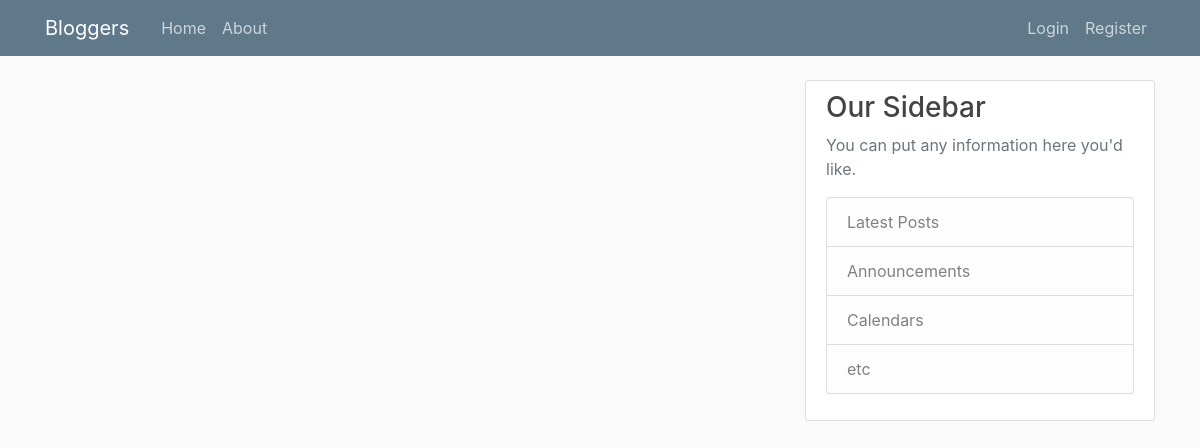
Page /home on the earlier database version.
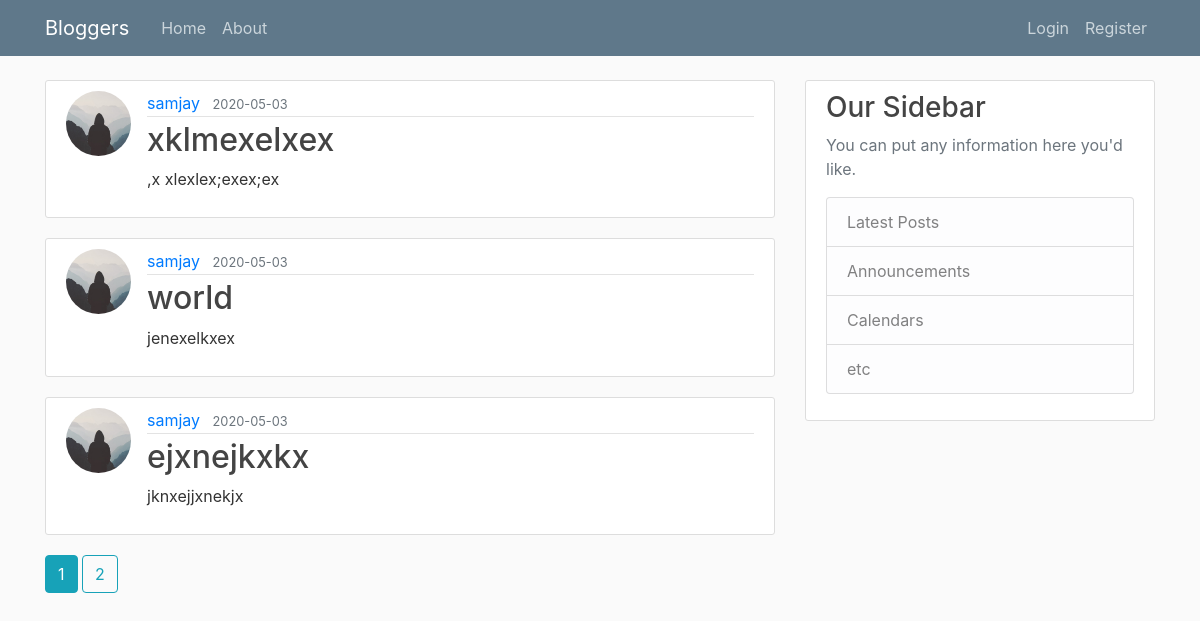
Same page on the later database version.
### blog/models.py (models this page shows, shortened)
class Post(db.Model):
    id = db.Column(db.Integer, primary_key=True)
    title = db.Column(db.String(100), nullable=False)
    date_posted = db.Column(db.DateTime, nullable=False, default=datetime.utcnow)
    content = db.Column(db.Text, nullable=False)
    user_id = db.Column(db.Integer, db.ForeignKey('user.id'), nullable=False)

class User(db.Model, UserMixin):
    id = db.Column(db.Integer, primary_key=True)
    username = db.Column(db.String(20), unique=True, nullable=False)
    email = db.Column(db.String(120), unique=True, nullable=False)
    image_file = db.Column(db.String(20), nullable=False, default='default.jpg')
    password = db.Column(db.String(60), nullable=False)
    posts = db.relationship('Post', backref='author', lazy=True)

### blog/routes.py (the view)
@app.route("/")
@app.route("/home")
def home():
    page = request.args.get('page', 1, type=int)
    posts = Post.query.order_by(Post.date_posted.desc()).paginate(page=page, per_page=3)
    return render_template('home.html', posts=posts)

### blog/templates/home.html
{% extends "layout.html" %}
{% block content %}
    {% for post in posts.items %}
        <article class="media content-section">
            <img class="rounded-circle article-img" src="{{url_for('static', filename='profile_pics/' + post.author.image_file)}}">
            <div class="media-body">
                <div class="article-metadata">
                    <a class="mr-2" href="{{url_for('user_post', username=post.author.username)}}">{{post.author.username}}</a>
                    <small class="text-muted">{{post.date_posted.strftime('%Y-%m-%d')}}</small>
                </div>
                <h2><a class="article-title" href="{{url_for('post', post_id=post.id)}}">{{post.title}}</a></h2>
                <p class="article-content">{{post.content}}</p>
            </div>
        </article>
    {% endfor %}
{% for page_num in posts.iter_pages(left_edge=1, right_edge=1, left_current=1, right_current=2) %}
   {% if page_num %}
         {% if posts.page == page_num %}
             <a class="btn btn-info mb-4" href="{{url_for('home', page=page_num)}}">{{page_num}}</a>
         {% else %}
             <a class="btn btn-outline-info mb-4" href="{{url_for('home', page=page_num)}}">{{page_num}}</a>
         {% endif %}
   {% else %}
    ...
   {% endif %}
{% endfor %}
{% endblock content %}

### blog/templates/layout.html (shortened to what this page needs)
<!DOCTYPE html>
<html lang="en">
<head>
    <link rel="stylesheet" href="https://stackpath.bootstrapcdn.com/bootstrap/4.4.1/css/bootstrap.min.css">
    <link rel="stylesheet" type="text/css" href="{{url_for('static' , filename='main.css')}}">
</head>
<body>
<header class="site-header">
  <nav class="navbar navbar-expand-md navbar-dark bg-steel fixed-top">
    <div class="container">
      <a class="navbar-brand mr-4" href="/">Bloggers</a>
      <div class="collapse navbar-collapse" id="navbarToggle">
        <div class="navbar-nav mr-auto">
          <a class="nav-item nav-link" href="{{url_for('home')}}">Home</a>
          <a class="nav-item nav-link" href="{{url_for('about')}}">About</a>
        </div>
        <div class="navbar-nav">
            {% if current_user.is_authenticated %}
            <a class="nav-item nav-link" href="{{url_for('new_post')}}">New Post</a>
            <a class="nav-item nav-link" href="{{url_for('account')}}">Account</a>
            <a class="nav-item nav-link" href="{{url_for('logout')}}">Logout</a>
            {% else %}
            <a class="nav-item nav-link" href="{{url_for('login')}}">Login</a>
            <a class="nav-item nav-link" href="{{url_for('register')}}">Register</a>
             {% endif %}
        </div>
      </div>
    </div>
  </nav>
</header>
    <main role="main" class="container">
  <div class="row">
    <div class="col-md-8">
      {% block content %}{% endblock %}
    </div>
    <div class="col-md-4">
      <div class="content-section">
        <h3>Our Sidebar</h3>
        <p class='text-muted'>You can put any information here you'd like.
          <ul class="list-group">
            <li class="list-group-item list-group-item-light">Latest Posts</li>
            <li class="list-group-item list-group-item-light">Announcements</li>
            <li class="list-group-item list-group-item-light">Calendars</li>
            <li class="list-group-item list-group-item-light">etc</li>
          </ul>
        </p>
      </div>
    </div>
  </div>
</main>
</body>
</html>

### blog/static/main.css (style rules this page uses)
body { background: #fafafa; color: #333333; margin-top: 5rem; }
h1, h2, h3, h4, h5, h6 { color: #444444; }
.bg-steel { background-color: #5f788a; }
.site-header .navbar-nav .nav-link { color: #cbd5db; }
.content-section { background: #ffffff; padding: 10px 20px; border: 1px solid #dddddd; border-radius: 3px; margin-bottom: 20px; }
.article-title { color: #444444; }
.article-content { white-space: pre-line; }
.article-img { height: 65px; width: 65px; margin-right: 16px; }
.article-metadata { padding-bottom: 1px; margin-bottom: 4px; border-bottom: 1px solid #e3e3e3 }

Differences in the rows shown:
added Post: image_file (placeholder picture), author.username "samjay", date_posted "2020-05-03", title "xklmexelxex", content ",x xlexlex;exex;ex"
added Post: image_file (placeholder picture), author.username "samjay", date_posted "2020-05-03", title "world", content "jenexelkxex"
added Post: image_file (placeholder picture), author.username "samjay", date_posted "2020-05-03", title "ejxnejkxkx", content "jknxejjxnekjx"
Other differences:
new list line: "1"
new list line: "2"
